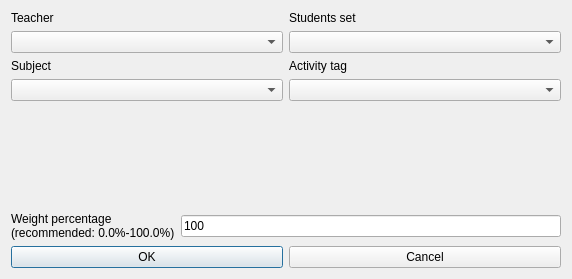
<?xml version="1.0" encoding="UTF-8"?>
<ui version="4.0">
 <class>ModifyConstraintActivitiesEndStudentsDayForm_template</class>
 <widget class="QDialog" name="ModifyConstraintActivitiesEndStudentsDayForm_template">
  <property name="geometry">
   <rect>
    <x>0</x>
    <y>0</y>
    <width>572</width>
    <height>279</height>
   </rect>
  </property>
  <property name="windowTitle">
   <string extracomment="This is the title of the dialog to modify a constraint of this type">Modify activities end students day</string>
  </property>
  <layout class="QGridLayout" name="gridLayout">
   <item row="0" column="0">
    <layout class="QVBoxLayout" name="verticalLayout">
     <item>
      <widget class="QLabel" name="teachersTextLabel">
       <property name="text">
        <string>Teacher</string>
       </property>
       <property name="wordWrap">
        <bool>false</bool>
       </property>
      </widget>
     </item>
     <item>
      <widget class="QComboBox" name="teachersComboBox"/>
     </item>
     <item>
      <widget class="QLabel" name="subjectsTextLabel">
       <property name="text">
        <string>Subject</string>
       </property>
       <property name="wordWrap">
        <bool>false</bool>
       </property>
      </widget>
     </item>
     <item>
      <widget class="QComboBox" name="subjectsComboBox"/>
     </item>
    </layout>
   </item>
   <item row="0" column="1">
    <layout class="QVBoxLayout" name="verticalLayout_2">
     <item>
      <widget class="QLabel" name="studentsTextLabel">
       <property name="text">
        <string>Students set</string>
       </property>
       <property name="wordWrap">
        <bool>false</bool>
       </property>
      </widget>
     </item>
     <item>
      <widget class="QComboBox" name="studentsComboBox"/>
     </item>
     <item>
      <widget class="QLabel" name="activityTagsTextLabel">
       <property name="text">
        <string>Activity tag</string>
       </property>
       <property name="wordWrap">
        <bool>false</bool>
       </property>
      </widget>
     </item>
     <item>
      <widget class="QComboBox" name="activityTagsComboBox"/>
     </item>
    </layout>
   </item>
   <item row="1" column="0" colspan="2">
    <spacer name="spacer3">
     <property name="orientation">
      <enum>Qt::Vertical</enum>
     </property>
     <property name="sizeType">
      <enum>QSizePolicy::Expanding</enum>
     </property>
     <property name="sizeHint" stdset="0">
      <size>
       <width>20</width>
       <height>71</height>
      </size>
     </property>
    </spacer>
   </item>
   <item row="2" column="0" colspan="2">
    <layout class="QHBoxLayout">
     <item>
      <widget class="QLabel" name="weightTextLabel">
       <property name="frameShape">
        <enum>QFrame::NoFrame</enum>
       </property>
       <property name="frameShadow">
        <enum>QFrame::Plain</enum>
       </property>
       <property name="text">
        <string>Weight percentage
(recommended: 0.0%-100.0%)</string>
       </property>
       <property name="wordWrap">
        <bool>false</bool>
       </property>
      </widget>
     </item>
     <item>
      <widget class="QLineEdit" name="weightLineEdit">
       <property name="text">
        <string notr="true">100</string>
       </property>
      </widget>
     </item>
    </layout>
   </item>
   <item row="3" column="0" colspan="2">
    <layout class="QHBoxLayout">
     <item>
      <widget class="QPushButton" name="okPushButton">
       <property name="text">
        <string>OK</string>
       </property>
      </widget>
     </item>
     <item>
      <widget class="QPushButton" name="cancelPushButton">
       <property name="text">
        <string>Cancel</string>
       </property>
      </widget>
     </item>
    </layout>
   </item>
  </layout>
 </widget>
 <layoutdefault spacing="6" margin="11"/>
 <resources/>
 <connections/>
</ui>
